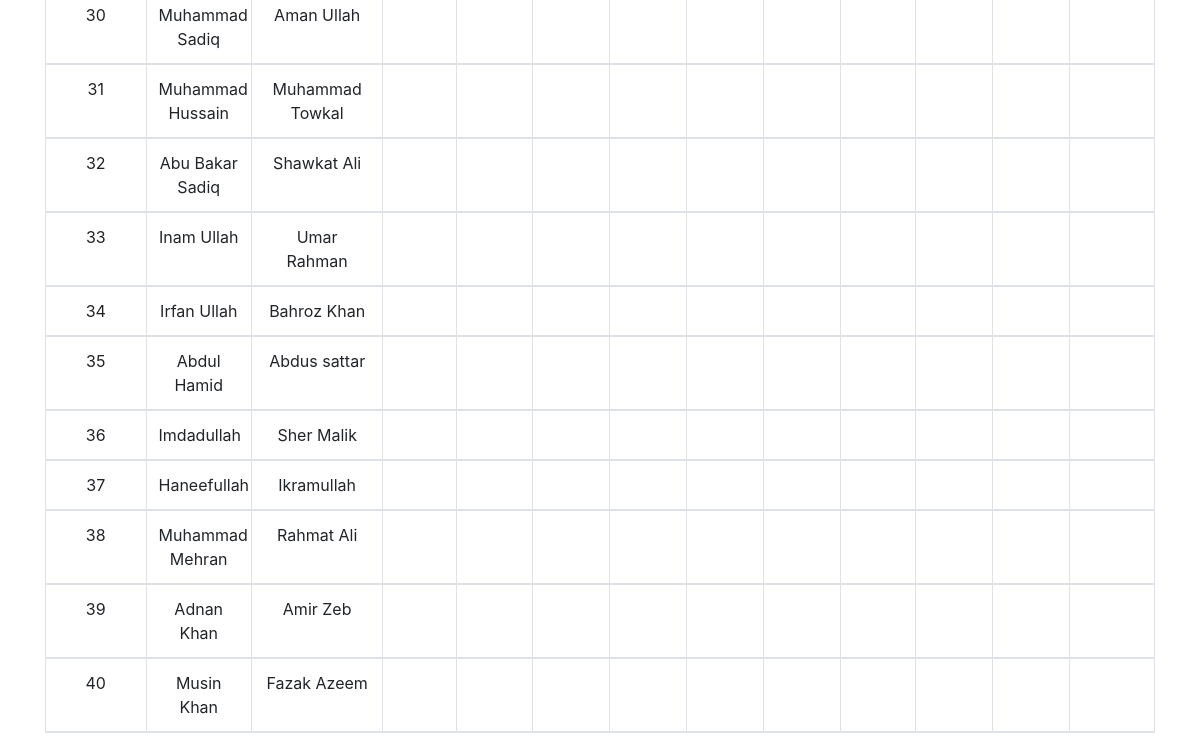
Before: /class_test.php?class=9th A (lower part) with the older database file.
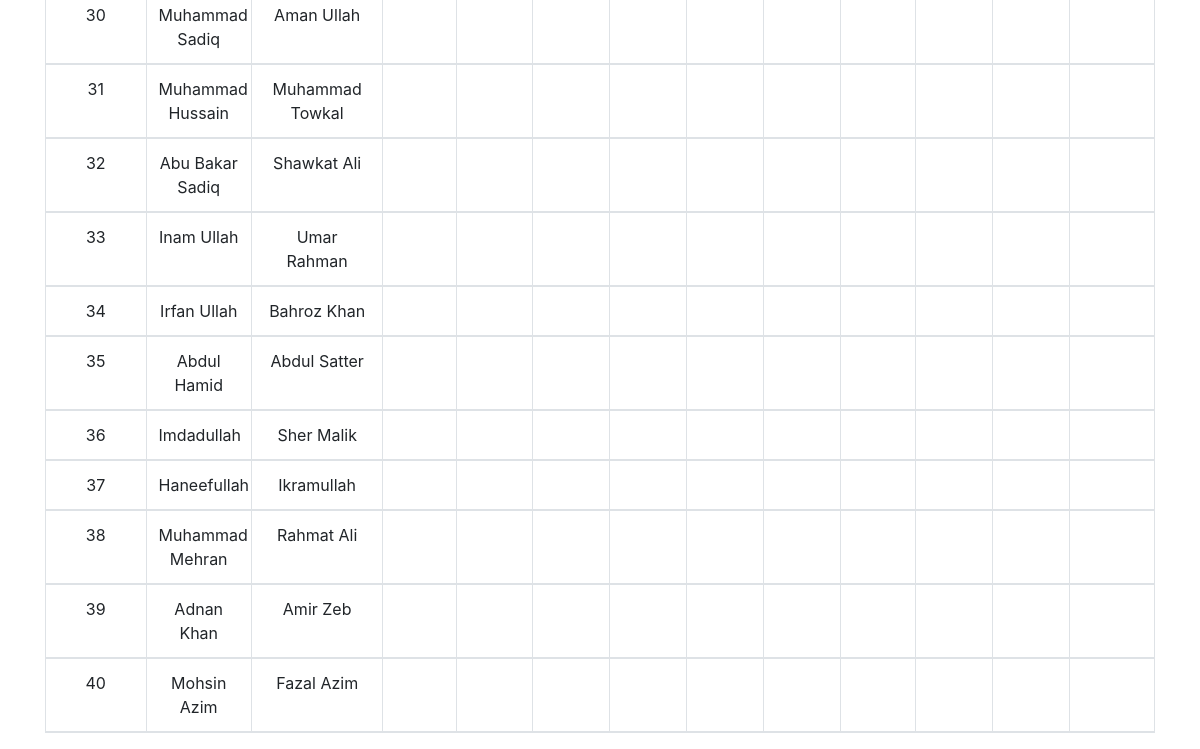
After: the same page with the newer database file.
### tables this page shows
CREATE TABLE IF NOT EXISTS `students_info` (
  `Roll_No` int(11) NOT NULL,
  `Name` varchar(100) NOT NULL,
  `FName` varchar(100) NOT NULL,
  `Dob` date DEFAULT NULL,
  `Mobile_No` varchar(12) NOT NULL DEFAULT '03',
  `Admission_Date` date DEFAULT NULL,
  `Admission_No` int(6) DEFAULT NULL,
  `Father_Cnic` varchar(15) DEFAULT NULL,
  `Student_Form_B` varchar(15) DEFAULT NULL,
  `School` varchar(200) NOT NULL DEFAULT 'GHSS CHITOR',
  `Class` enum('5th','6th A','6th B','7th','8th A','8th B','8th','10th A','10th B','9th A','9th B','6th','7th A','7th B','4th','11th') NOT NULL,
  `Class_Position` varchar(20) DEFAULT NULL,
  `Status` int(11) NOT NULL DEFAULT '1',
  PRIMARY KEY (`Roll_No`),
  UNIQUE KEY `uniqe_adm` (`Admission_No`)
);

### class_test.php (the view, shortened to what this page needs)
<?php
require_once 'sand_box.php';
$link=connect();
?>
</head>
<body>
<?php
    $class_name=$_GET['class'];
    $class_name=str_replace('\'', '', $class_name);
?>
<div class="container">
    <table class="table table-bordered" id="award-list">
        <thead>
    <thead>
        <?php
        $q="Select * from students_info WHERE
        Class='$class_name'
        AND
        School='GHSS CHITOR'
        AND
        Status='1'
        Order by
        Roll_No ASC";
        $qr = mysqli_query($link, $q) or die('Error in Q 1'.mysqli_error($link));
        $i=1;
        while ($qfa=mysqli_fetch_assoc($qr)) {
            echo  '<tr>
            <td>'.$i. '</td>
            <td>'.$qfa['Name']. '</td>
            <td>'.$qfa['FName']. '</td>';
            for ($num=1;$num<=10;$num++) {
                echo '<td> </td>';
            }
             echo '</tr>';
            $i++;
        }
        ?>
    </table>
</div>

Changed rows visible on the page:
changed students_info "Abdul Hamid": FName "Abdus sattar" → "Abdul Satter"
changed students_info: Name "Musin Khan" → "Mohsin Azim"; FName "Fazak Azeem" → "Fazal Azim"
